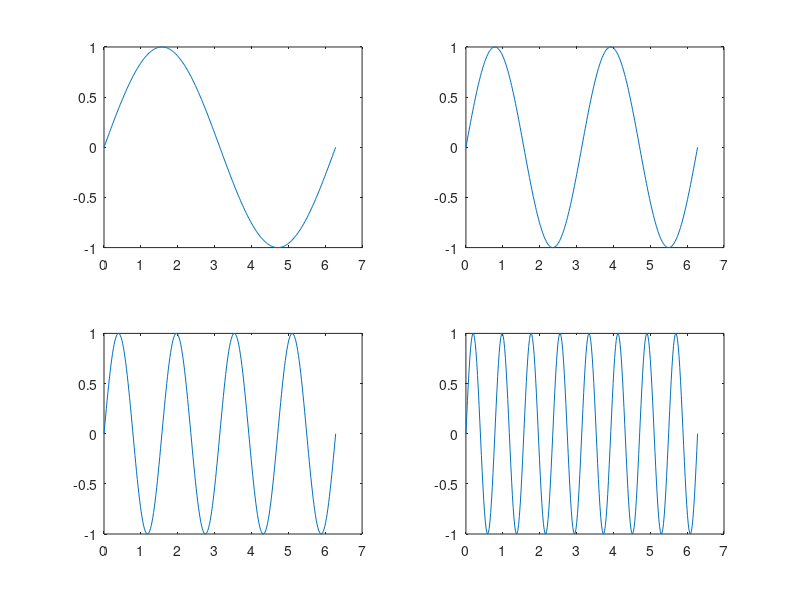

Write MATLAB code to recreate this figure.
% z = complex(3,2)
%plot(real(z), imag(z), "*")
%plot(z, "o")

% a = [complex(3,2) complex(-2, -1) complex(-2, 1) complex(-1,-2)]
% plot(a, "*")

% theta = linspace(0,2*pi, 300)
% is eq theta = 0:0.01:2*pi
% R = 7
% x = R*cos(theta)
% z = R*sin(theta);
% plot(x,z,0,0,"x");
% axis equal


% n = 0:100
% zz = exp(2*pi*i*n/100)
% f0 = 0
% omega0 = 2*pi*f0/100
% z0 = exp(i*omega0);
% f1 = 3.5
% omega1 = 2*pi*f1/100
% z1 = exp(i*omega1);
% f2 = 7
% omega2 = 2*pi*f2/100
% z2 = exp(i*omega2);
% figure;
% plot(real(zz), imag(zz), real(z0), imag(z0), "*", real(z1), imag(z1), "*", real(z2), imag(z2), "*")
% axis equal
% grid on

% 
% a = [complex(3,2) complex(-2, -1) complex(-2, 1) complex(-1,-2)]
% osx = 10
% hold on
% plot([-osx osx], [0 0])
% plot([0 0], [-osx osx])
% plot(a, "*")
% grid on
% theta = 0:0.01:2*pi
% R = 7
% x = R*cos(theta)
% y = R*sin(theta)
% plot(x, y)
% axis equal
% text(6, -0.4, "Realna cast")
% b = text(-0.4, 4, "Imaginarna cast")
% set(b, "Rotation", 90)
% text(3, 2, "\leftarrow 3+2i")
% x = real(a(1,1))
% y = imag(a(1,1))
% line("Xdata", [x x 0], "YData", [0 y y], "Color", [0 0.6 0], "LineStyle", "-.", "LineWidth", 3)

%%sinus
% f = 1
% t = 0:0.01:1
% theta = sin(2*pi*f*t)
% plot(t, theta)
% grid on
% axis equal

%%subplot
x = linspace(0,2*pi, 300)
y1 = sin(x)
y2 = sin(2*x)
y3 = sin(4*x)
y4 = sin(8*x)
subplot(2,2,1)
plot(x, y1)
subplot(2,2,2)
plot(x, y2)
subplot(2,2,3)
plot(x, y3)
subplot(2,2,4)
plot(x, y4)